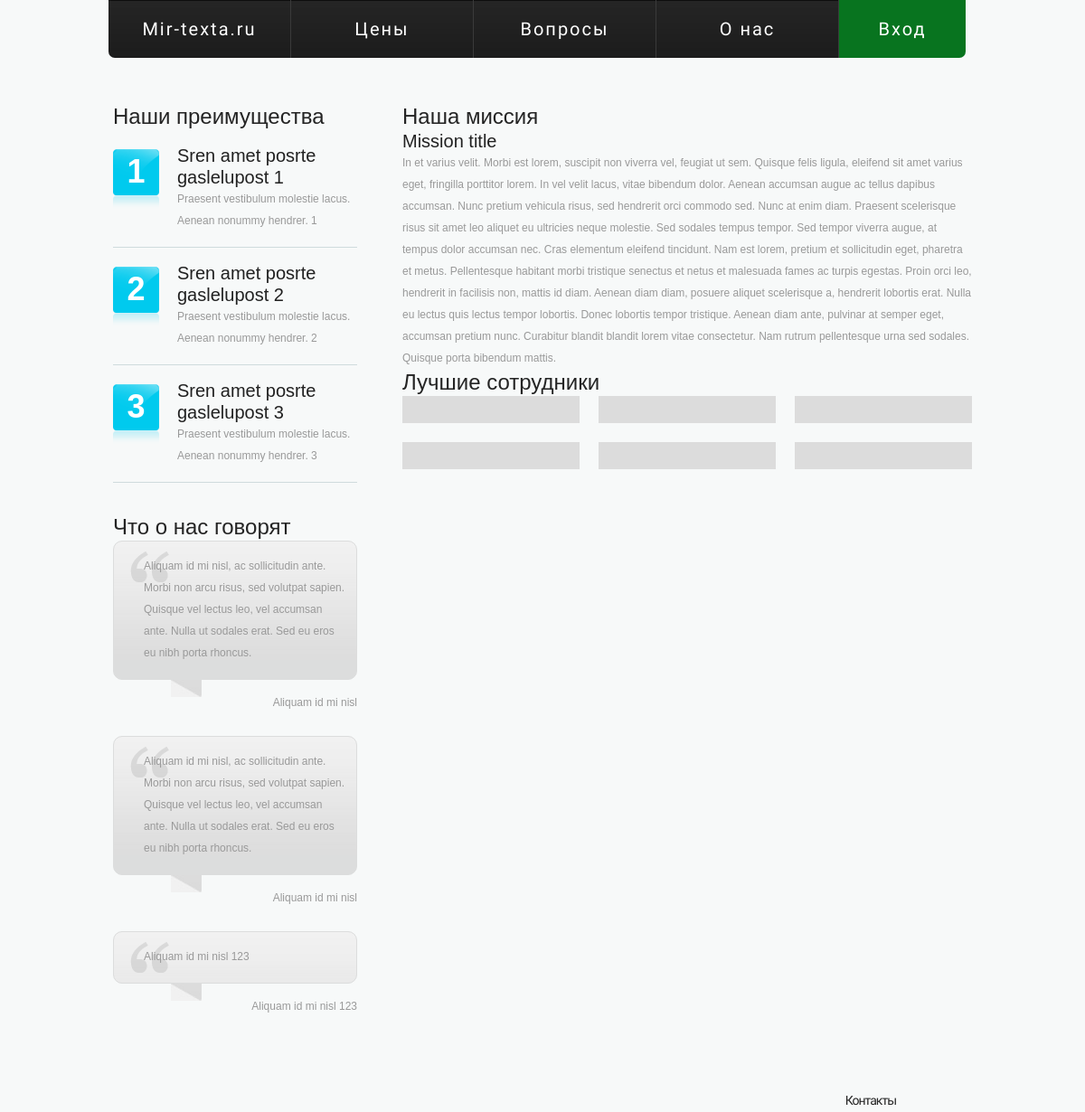
The page /about.php on the database as committed earlier.
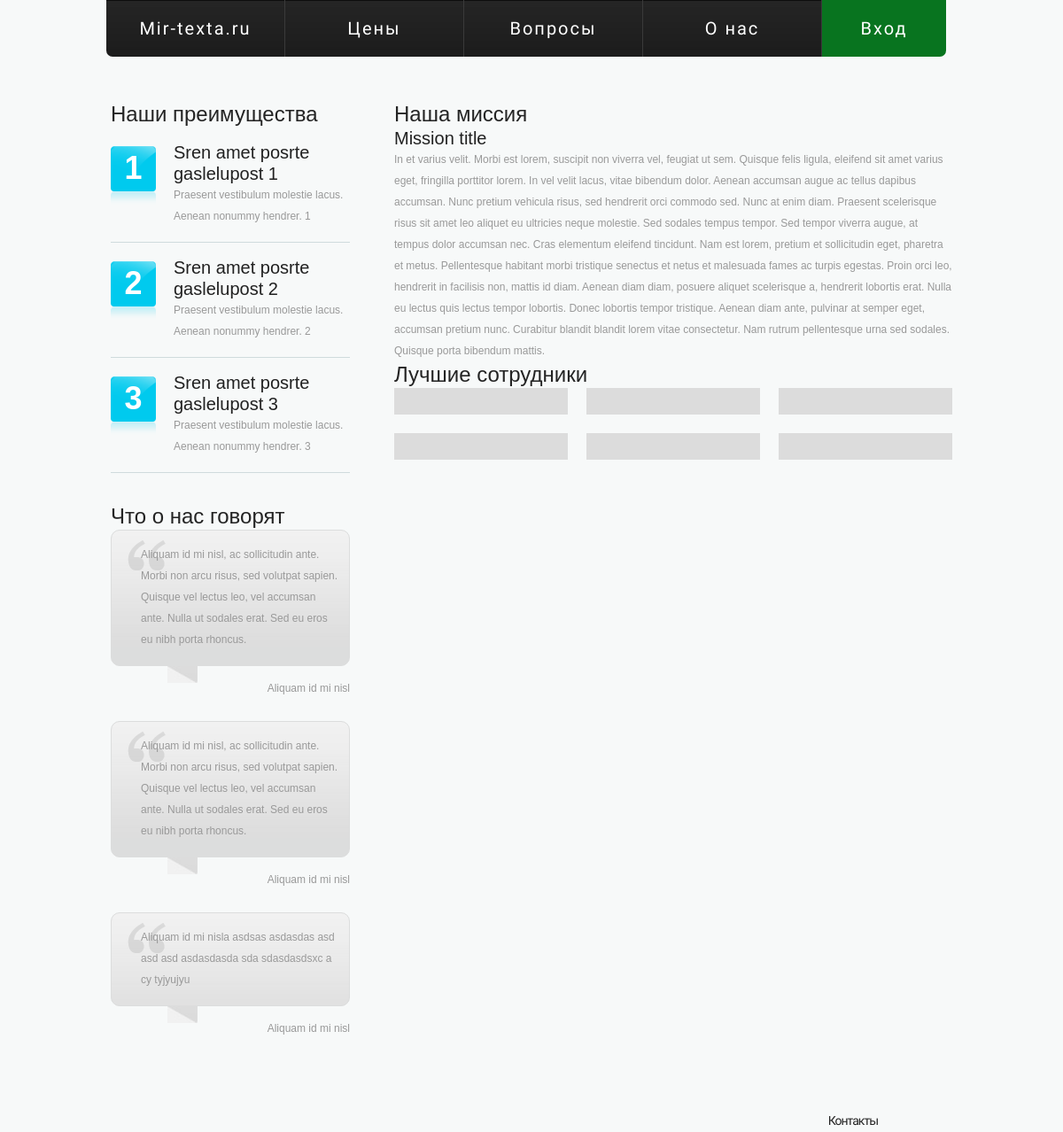
The same page on the database as committed later.
### tables this page shows
CREATE TABLE IF NOT EXISTS `advantages` (
  `id` int(3) NOT NULL AUTO_INCREMENT,
  `title` varchar(255) NOT NULL,
  `text` text NOT NULL,
  PRIMARY KEY (`id`)
);

CREATE TABLE IF NOT EXISTS `feedback` (
  `id` int(11) NOT NULL AUTO_INCREMENT,
  `text` text NOT NULL,
  `author` text NOT NULL,
  PRIMARY KEY (`id`)
);

CREATE TABLE IF NOT EXISTS `mission` (
  `id` int(2) NOT NULL AUTO_INCREMENT,
  `title` varchar(255) NOT NULL,
  `text` text NOT NULL,
  PRIMARY KEY (`id`)
);

### model/pageFormation.php (the view, shortened to what this page needs)
<?php
class pageFormation {
    public function getAdvantages() {
        $advantages_query = "SELECT id,title,text FROM advantages";
        $advantages_result = mysql_query($advantages_query);
        while ($advantages_row = mysql_fetch_array($advantages_result)) {
            $advantages_exit[] = "<div class='wrapper lineBot padtop3'>".
                                    "<div class='dropcap'>".$advantages_row[0]."</div>".
                                    "<div class='extra-wrap'>".
                                        "<h4>".$advantages_row[1]."</h4>".
                                        "<p class='padbot4'>".$advantages_row[2]."</p>".
                                    "</div>".
                                 "</div>";
        }
        return $advantages_exit;
    }
    public function getMission() {
        $mission_query = "SELECT title,text FROM mission";
        $mission_result = mysql_query($mission_query);
        while ($mission_row = mysql_fetch_array($mission_result)) {
            $mission_exit[] = "<h4>".$mission_row[0]."</h4>".
                              "<p class'padtop2 padbot2'>".$mission_row[1]."</p>";
        }
        return $mission_exit[0];
    }
    public function getFeedback() {
        $feedback_query = "SELECT text,author FROM feedback";
        $feedback_result = mysql_query($feedback_query);
        while ($feedback_row = mysql_fetch_array($feedback_result)) {
            $feedback_exit[] = "<div class='quote'>".
                                    "<blockquote>".$feedback_row[0]."</blockquote>".
                                    "<span></span>".
                               "</div>".
                               "<div class='quote-link'>"."<p>".$feedback_row[1]."</p>"."</div>";
        }
        return $feedback_exit;
    }
}
?>

### about.php (shortened to what this page needs)
<?php
require_once "model/pageFormation.php";
?>
<!DOCTYPE html>
<html>
    <head>
        <link rel="stylesheet" href="css/style.css" type="text/css" media="screen">
        <link rel="stylesheet" href="css/reset.css" type="text/css" media="screen">
    </head>
    <body>
        <div class="bg-top">
            <?php
            include 'blocks/block_header.php';
            include 'blocks/block_about.php';
            include 'blocks/block_footer.php';
            ?>
    </body>
</html>

### blocks/block_header.php (shortened to what this page needs)
<header>
    <div class=" container_24">
            <nav class="main_menu">
                <ul class="sf-menu">
                    <li><a href="index.php">Mir-texta.ru</a></li>
                    <li><a href="services.php">Цены</a></li>
                    <li><a href="faq.php">Вопросы</a></li>
                    <li><a href="about.php">О нас</a></li>
                    <li class="last"><a href="contacts.php">Вход</a></li>
                </ul>
            </nav>
        </div>
    </div>

### blocks/block_about.php
<aside class="bg2 padcontent2">
    <div class="wrapper">
        <div class="container_24">
            <div class="grid_7 suffix_1">
                    <h3>Наши преимущества</h3>
                    <?php
                    $about = new pageFormation();
                    foreach ($about->getAdvantages() as $key => $value) {
                        echo $value;
                    }
                    ?>
                    <h3 class="padtop4">Что о нас говорят</h3>
                    <?php
                    foreach ($about->getFeedback() as $key => $value) {
                        echo $value;
                    }
                    ?>
            </div>
            <div class="grid_16 padRT">
                <div id="padbot3">
                    <h3>Наша миссия</h3>
                    <?php
                        echo $about->getMission();
                    ?>
                </div>
                <h3>Лучшие сотрудники</h3>
                <ul class="list2">
                    <li>
                    <li>
                    <li class="last">
                    <li>
                    <li>
                    <li class="last">
                </ul>
            </div>
        </div>
    </div>
</aside>

### blocks/block_footer.php (shortened to what this page needs)
<footer>
    <div class=" container_24">
        <div class="wrapper">
            <div class="grid_24">
                <ul class="social">
                    <li>Контакты</li>
                </ul>
            </div>
        </div>
    </div>
</footer>

### css/style.css (style rules this page uses)
body { background:#e3e3e3;font:12px/24px Arial, Helvetica, sans-serif;color:#999;position:relative;min-width:320px;-webkit-text-size-adjust: none; }
html,body { height:100%; }
p { padding-bottom:24px }
a { color:#1ec7eb;outline:none;cursor:pointer;text-decoration:none; }
h1,h2,h3,h4,h5,h6 { line-height:1.2em;color:#212121; font-weight:normal; }
h3 { font-size:24px; line-height:30px;color:#242424; font-family:'Russo One', sans-serif; padding-bottom:33px; }
h4 { font-size:20px; }
.bg-top { width:100%; background:#f7f9f9 url(../images/top-bg.png) 50% 0 no-repeat; }
.wrapper { width:100%;overflow:hidden;position:relative; }
.extra-wrap { overflow:hidden;display:block; }
aside.bg2 { width:100%; padding:50px 0 44px 0; }
aside.padcontent2 { padding:50px 0 48px 0; }
.dropcap { float:left; background:url(../images/dropcap.png) 0 0 no-repeat; width:51px; height:65px; margin:5px 20px 0 0; padding-top:2px; font:bold 36px/46px Arial, Helvetica, sans-serif; color:#fff; text-align:center; }
.quote { background: url(../images/quotes-1-tail.jpg) 0 0 repeat-x #dcdddd; padding:10px; border-radius:10px; margin:0 0 13px 0; position:relative; border:1px solid #dcdddd; }
.quote span { display:block; background:url(../images/quotes-1-marker.jpg) 0 0 no-repeat; width:35px; height:21px; position:absolute; bottom:-22px; left:63px; }
.quote blockquote { background:url(../images/quotes-1-bg.png) 8px 1px no-repeat; padding:5px 0 7px 23px; }
.quote-link { text-align:right; padding-bottom:25px; }
.list2 { position:relative; overflow:hidden; }
.list2 li { padding:15px; float:left; background:#dcdcdc; width:166px; margin:0 21px 21px 0; }
.list2 li.last { margin-right:0; }
.lineBot { border-bottom:1px solid #cfdbdd; }
footer { padding:22px 0;font:14px/24px Arial, Helvetica, sans-serif; color:#1d1d1d; }
.social { float:right; position:relative; overflow:hidden; padding:2px 65px 0 0; }
.social li { float:left; margin-left:4px; }
.social li:first-child { font:14px/25px 'Merienda One', cursive; color:#242424; letter-spacing:-1px; padding:5px 7px 0 0; }
.padtop3 { padding-top:16px; }
.padtop4 { padding-top:34px; }
.padbot4 { padding-bottom:17px; }
footer { padding:22px 0;font:14px/24px Arial, Helvetica, sans-serif; color:#1d1d1d; background:#CAC8C8; }

### css/skeleton.css (style rules this page uses)
.container_24 { position: relative; width: 960px; margin: 0 auto; padding: 0; }
.grid_1, .grid_2, .grid_3, .grid_4, .grid_5, .grid_6, .grid_7, .grid_8, .grid_9, .grid_10, .grid_11, .grid_12, .grid_13, .grid_14, .grid_15, .grid_16, .grid_17, .grid_18, .grid_19, .grid_20, .grid_21, .grid_22, .grid_23, .grid_24 { float: left; display: inline; margin-left:5px; margin-right:5px; }
.container_24 .grid_7 { width: 270px; }
.container_24 .grid_16 { width: 630px; }
.container_24 .grid_24 { width: 950px; }
.container_24 .suffix_1 { padding-right:40px; }
.suffix_1 { padding-right:40px; }
.container_24:after { content: "\0020"; display: block; height: 0; clear: both; visibility: hidden; }

### css/superfish.css (style rules this page uses)
.sf-menu, .sf-menu * { margin:0;padding:0;list-style:none; }
.sf-menu li { position:relative; float:left; font:20px 'Scada', sans-serif; text-transform:none;letter-spacing: 2px; width:201px; border-left:1px solid #3a3a3a; }
.sf-menu li:first-child { border:none; }
.sf-menu li.last { width:140px; }
.sf-menu li a { display:block; background:url(../images/nav-tail.jpg) 0 0 repeat-x #0d0d0d; color:#fff; padding:20px 0 20px; text-align:center; }
.sf-menu li:first-child a { border-radius:0px 0 0 7px; }
.sf-menu li.last a { border-radius:0 0px 7px 0; background: #08741f; }

Rows that differ between the two databases and show on the page:
changed feedback: text "Aliquam id mi nisl 123" → "Aliquam id mi nisla asdsas asdasdas asd asd asd asdasdasda sda sdasdasdsxc a cy tyjyujyu"; author "Aliquam id mi nisl 123" → "Aliquam id mi nisl"
